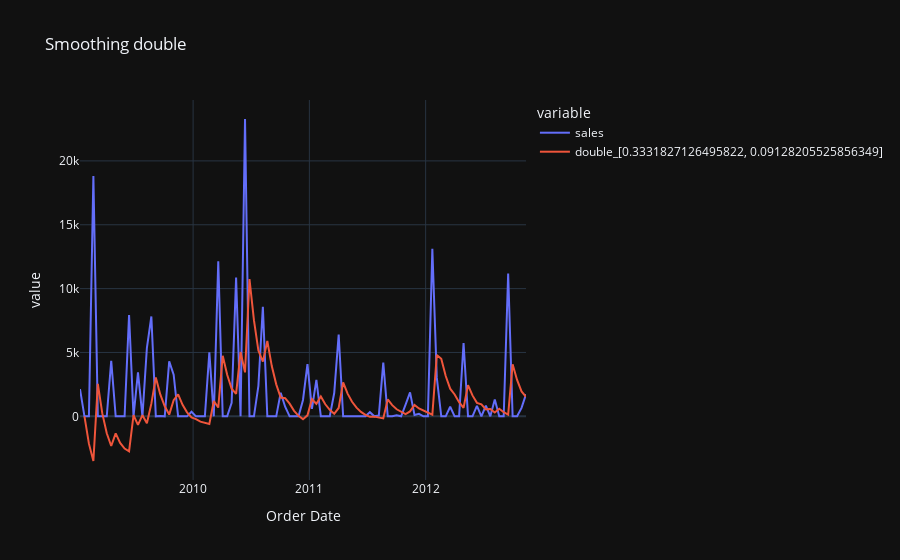

Notebook source saved alongside this figure:
### Code cell
ts_col = 'sales'
res = optimizers.minimize_double_smoothing(ts=dff[ts_col].to_numpy(),)
_, fig = smoothing.DOUBLE(
    res,
    df=dff,
    ts_col=ts_col,
)

fig.show()
